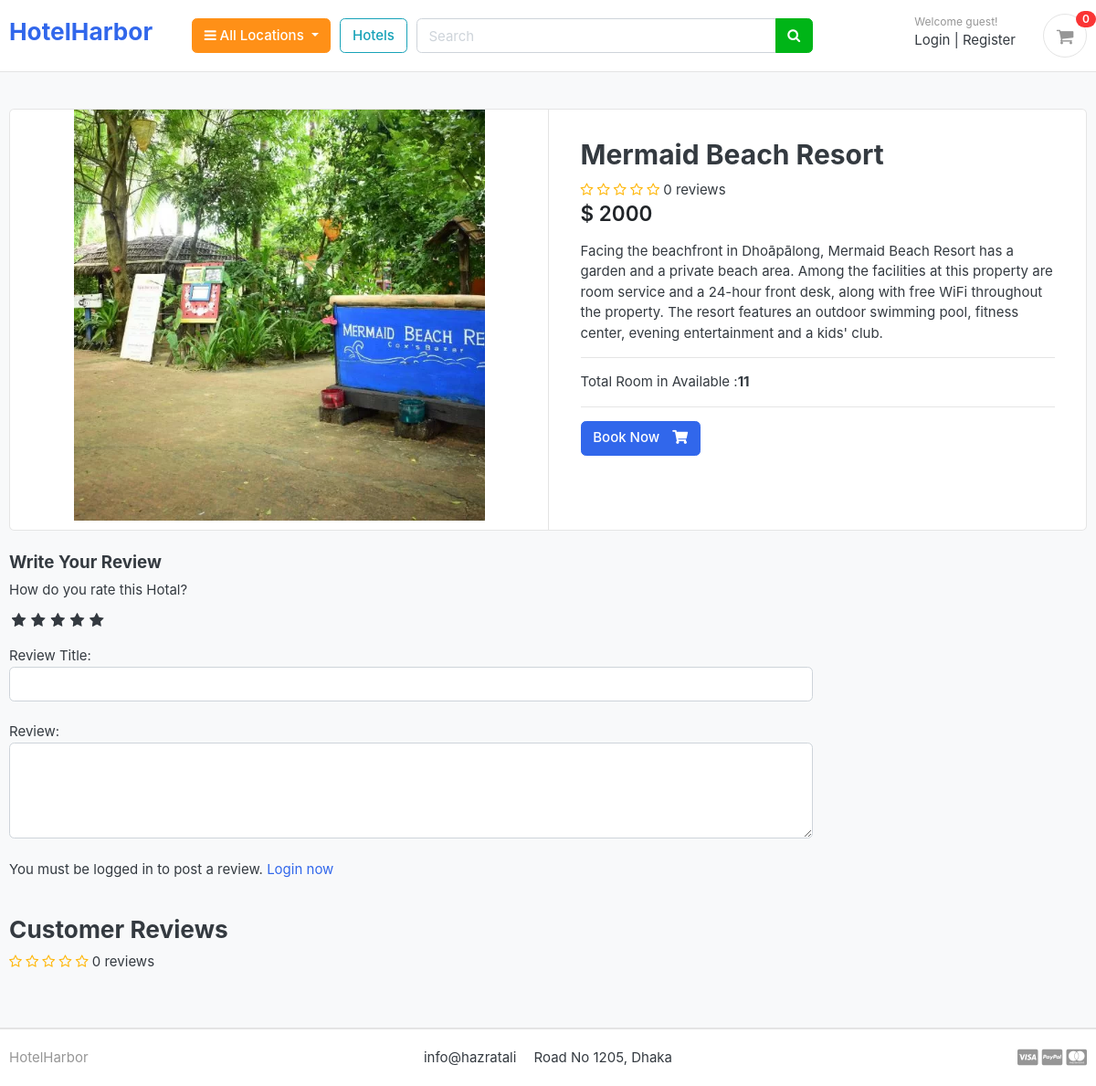
The page /store/category/pechardwip/mermaid-beach-resort/ on the database as committed earlier.
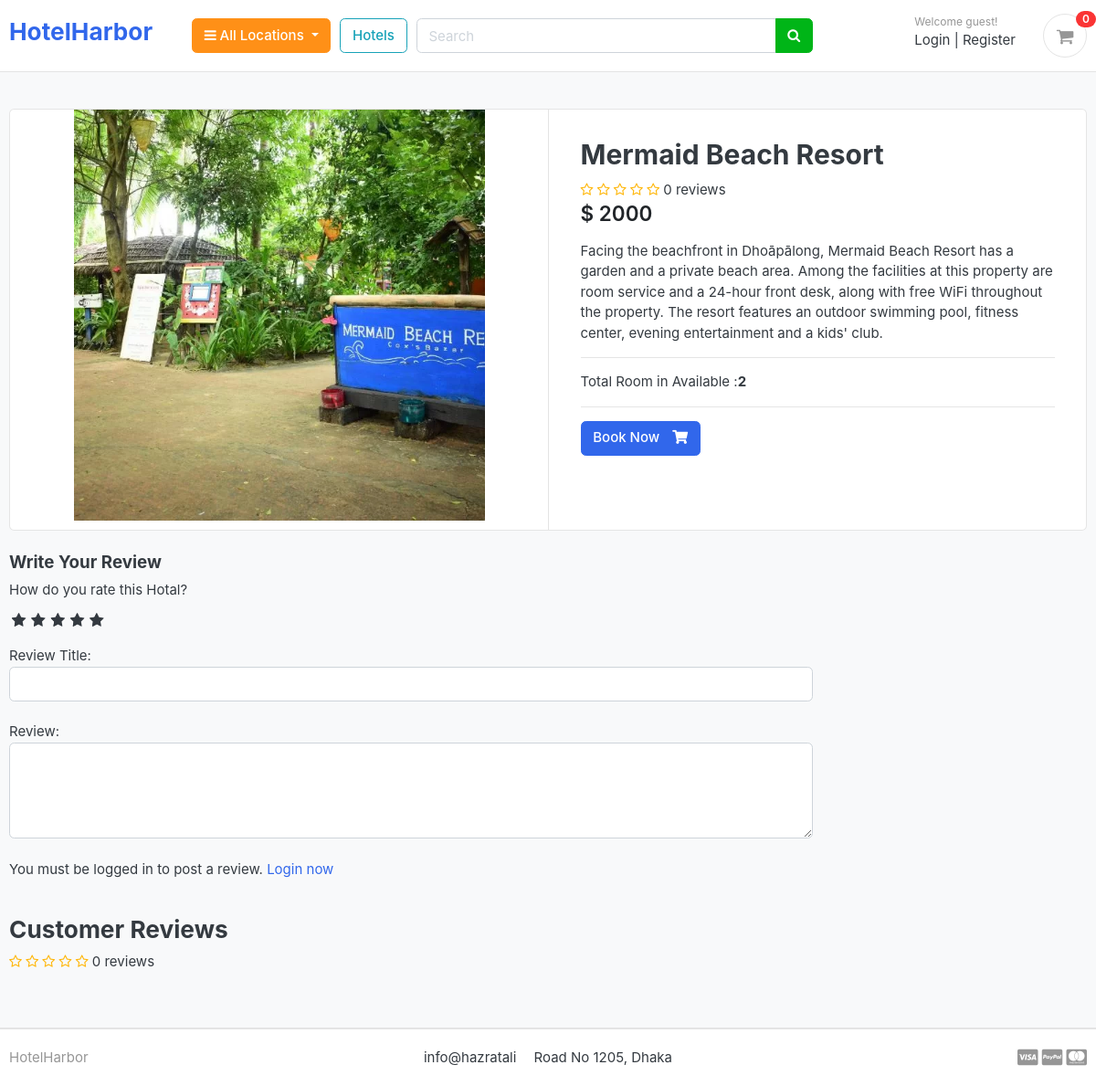
The same page on the database as committed later.
### store/models.py (models this page shows, shortened)
class Product(models.Model):
    product_name    = models.CharField(max_length=200, unique=True)
    slug            = models.SlugField(max_length=200, unique=True)
    description     = models.TextField(max_length=500, blank=True)
    price           = models.IntegerField()
    images          = models.ImageField(upload_to='photos/products')
    stock           = models.IntegerField()
    is_available    = models.BooleanField(default=True)
    category        = models.ForeignKey(Category, on_delete=models.CASCADE)
    created_date    = models.DateTimeField(auto_now_add=True)
    modified_date   = models.DateTimeField(auto_now=True)
    def averageReview(self):
        reviews = ReviewRating.objects.filter(product=self, status=True).aggregate(average=Avg('rating'))
        avg = 0
        if reviews['average'] is not None:
            avg = float(reviews['average'])
        return avg
    def countReview(self):
        reviews = ReviewRating.objects.filter(product=self, status=True).aggregate(count=Count('id'))
        count = 0
        if reviews['count'] is not None:
            count = int(reviews['count'])
        return count

### store/views.py (the view)
# urls.py: path('category/<slug:category_slug>/<slug:product_slug>/', views.product_detail, name='product_detail'),
def product_detail(request, category_slug, product_slug):
    try:
        single_product = Product.objects.get(category__slug=category_slug, slug=product_slug)
        in_cart = CartItem.objects.filter(cart__cart_id=_cart_id(request), product=single_product).exists()
    except Exception as e:
        raise e
    if request.user.is_authenticated:
        try:
            orderproduct = OrderProduct.objects.filter(user=request.user, product_id=single_product.id).exists()
        except OrderProduct.DoesNotExist:
            orderproduct = None
    else:
        orderproduct = None
    reviews = ReviewRating.objects.filter(product_id=single_product.id, status=True)
    context = {
        'single_product': single_product,
        'in_cart'       : in_cart,
        'orderproduct': orderproduct,
        'reviews': reviews,
    }
    return render(request, 'store/product_details.html', context)

### cart/context_processors.py (called while the page is built)
def counter(request):
    cart_count = 0
    if 'admin' in request.path:
        return {}
    else:
        try:
            cart = Cart.objects.filter(cart_id=_cart_id(request))
            if request.user.is_authenticated:
                cart_items = CartItem.objects.all().filter(user=request.user)
            else:
                cart_items = CartItem.objects.all().filter(cart=cart[:1])
            for cart_item in cart_items:
                cart_count += cart_item.quantity
        except Cart.DoesNotExist:
            cart_count = 0
    return dict(cart_count=cart_count)

### cart/views.py (called while the page is built)
def _cart_id(request):
    cart = request.session.session_key
    if not cart:
        cart = request.session.create()
    return cart

### category/context_processors.py (called while the page is built)
def menu_links(request):
    links = Category.objects.all()
    return dict(links=links)

### category/models.py (called while the page is built)
    def get_url(self):
        return reverse('products_by_category', args=[self.slug])

### store/templates/store/product_details.html (shortened to what this page needs)
{% extends 'base.html' %} {% load static %} {% block content %}
<section class="section-content padding-y bg">
  <div class="container">
    <div class="card">
      <div class="row no-gutters">
        <aside class="col-md-6">
          <article class="gallery-wrap">
            <div class="img-big-wrap">
              <a href="#"><img src="{{ single_product.images.url }}" /></a>
            </div>
          </article>
        </aside>
        <main class="col-md-6 border-left">
          <form action="{% url 'add_cart' single_product.id %}" method="POST">
            <article class="content-body">
              <h2 class="title">{{ single_product.product_name }}</h2>
              <div class="rating-star">
                <span>
                  <i
                    class="fa fa-star{% if single_product.averageReview < 0.5 %}-o{% elif single_product.averageReview >= 0.5 and single_product.averageReview < 1 %}-half-o {% endif %}"
                    aria-hidden="true"
                  ></i>
                  <i
                    class="fa fa-star{% if single_product.averageReview < 1.5 %}-o{% elif single_product.averageReview >= 1.5 and single_product.averageReview < 2 %}-half-o {% endif %}"
                    aria-hidden="true"
                  ></i>
                  <i
                    class="fa fa-star{% if single_product.averageReview < 2.5 %}-o{% elif single_product.averageReview >= 2.5 and single_product.averageReview < 3 %}-half-o {% endif %}"
                    aria-hidden="true"
                  ></i>
                  <i
                    class="fa fa-star{% if single_product.averageReview < 3.5 %}-o{% elif single_product.averageReview >= 3.5 and single_product.averageReview < 4 %}-half-o {% endif %}"
                    aria-hidden="true"
                  ></i>
                  <i
                    class="fa fa-star{% if single_product.averageReview < 4.5 %}-o{% elif single_product.averageReview >= 4.5 and single_product.averageReview < 5 %}-half-o {% endif %}"
                    aria-hidden="true"
                  ></i>
                  <span>{{single_product.countReview}} reviews</span>
                </span>
              </div>
              <div class="mb-3">
                <var class="price h4">$ {{single_product.price}}</var>
              </div>
              <p>{{ single_product.description }}</p>
              <hr />
              <p>Total Room in Available :<b>{{ single_product.stock }}</b></p>
              <hr />
              {% if single_product.stock <= 0 %}
              <h5 class="text-danger">Not Available</h5>
              {% elif in_cart %}
              <p>Hotel Already added to cart</p>
                <a class="btn btn-warning" href="{% url 'cart'%}">
                <span class="text">View Cart</span>
                <i class="fas fa-shopping-cart"></i>
              </a>
              {% else %}
              <button type="submit" class="btn btn-primary">
                <span class="text">Book Now</span>
                <i class="fas fa-shopping-cart"></i>
              </button>
              {% endif %}
            </article>
          </form>
        </main>
      </div>
    </div>
    <br />
    <div class="row">
      <div class="col-md-9">
        <form
          action="{% url 'submit_review' single_product.id %}"
          method="POST"
        >
          <h5>Write Your Review</h5>
          <div>
            <label>How do you rate this Hotal?</label>
            <br />
            <div class="rate">
              /><label for="rating10" title="5"></label>
              /><label for="rating8" title="4"></label>
              /><label for="rating6" title="3"></label>
              /><label for="rating4" title="2"></label>
              /><label for="rating2" title="1"></label>
            </div>
            <br />
            Review Title:
            <input type="text" class="form-control" name="subject" />
            <br />
            Review:
            <textarea name="review" rows="4" class="form-control"></textarea>
            <br />
            {% if user.is_authenticated %} {% if orderproduct %}
            <input
              type="submit"
              value="Submit Review"
              class="btn btn-primary"
            />
            {% else %}
            <p>You must purchase this room to post a review.</p>
            {% endif %} {% else %}
            <p>
              You must be logged in to post a review.
              <span><a href="{% url 'login' %}">Login now</a></span>
            </p>
            {% endif %}
          </div>
        </form>
        <br />
        <header class="section-heading">
          <h3>Customer Reviews</h3>
          <div class="rating-star">
            <span>
              <i
                class="fa fa-star{% if single_product.averageReview < 0.5 %}-o{% elif single_product.averageReview >= 0.5 and single_product.averageReview < 1 %}-half-o {% endif %}"
                aria-hidden="true"
              ></i>
              <i
                class="fa fa-star{% if single_product.averageReview < 1.5 %}-o{% elif single_product.averageReview >= 1.5 and single_product.averageReview < 2 %}-half-o {% endif %}"
                aria-hidden="true"
              ></i>
              <i
                class="fa fa-star{% if single_product.averageReview < 2.5 %}-o{% elif single_product.averageReview >= 2.5 and single_product.averageReview < 3 %}-half-o {% endif %}"
                aria-hidden="true"
              ></i>
              <i
                class="fa fa-star{% if single_product.averageReview < 3.5 %}-o{% elif single_product.averageReview >= 3.5 and single_product.averageReview < 4 %}-half-o {% endif %}"
                aria-hidden="true"
              ></i>
              <i
                class="fa fa-star{% if single_product.averageReview < 4.5 %}-o{% elif single_product.averageReview >= 4.5 and single_product.averageReview < 5 %}-half-o {% endif %}"
                aria-hidden="true"
              ></i>
              <span>{{single_product.countReview}} reviews</span>
            </span>
          </div>
        </header>
      </div>
    </div>
  </div>
</section>
{% endblock %}

### templates/base.html (shortened to what this page needs)
{% load static %}
<!DOCTYPE HTML>
<html lang="en">
<head>
<link href="{% static 'css/bootstrap.css' %}" rel="stylesheet" type="text/css"/>
<link href="{% static 'fonts/fontawesome/css/all.min.css' %}" type="text/css" rel="stylesheet">
<link href="{% static 'css/ui.css' %}" rel="stylesheet" type="text/css"/>
<link href="{% static 'css/responsive.css' %}" rel="stylesheet" media="only screen and (max-width: 1200px)" />
<link href="{% static 'css/custom.css' %}" rel="stylesheet" type="text/css"/>
<link rel="stylesheet" href="https://cdnjs.cloudflare.com/ajax/libs/font-awesome/4.7.0/css/font-awesome.min.css">
</head>
<body>
  {% include 'includes/navbar.html' %}
  {% block content %}{% endblock %}
{% include 'includes/footer.html' %}

### templates/includes/navbar.html (shortened to what this page needs)
{% load static %}
<header class="section-header">
  <section class="header-main border-bottom">
    <div class="container">
      <div class="row align-items-center">
        <div class="col-lg-2 col-md-3 col-6">
          <a href="{% url 'home' %}" class="brand-wrap">
            <h3>HotelHarbor</h3>
          </a>
        </div>
        <div class="col-lg col-sm col-md col-6 flex-grow-0">
          <div class="category-wrap dropdown d-inline-block float-right">
            <button
              type="button"
              class="btn btn-warning dropdown-toggle"
              data-toggle="dropdown"
            >
              <i class="fa fa-bars"></i> All Locations
            </button>
          </div>
        </div>
        <a href="{% url 'store' %}" class="btn btn-outline-info">Hotels</a>
        <div class="col-lg col-md-6 col-sm-12 col">
          <form action="{% url 'search' %}" class="search" method="GET">
            <div class="input-group w-100">
              <input
                type="text"
                class="form-control"
                style="width: 60%"
                placeholder="Search"
                name="keyword"
              />
              <div class="input-group-append">
                <button class="btn btn-success" type="submit">
                  <i class="fa fa-search"></i>
                </button>
              </div>
            </div>
          </form>
        </div>
        <div class="col-lg-3 col-sm-6 col-8 order-2 order-lg-3">
          <div class="d-flex justify-content-end mb-3 mb-lg-0">
            {% if user.id is None %}
            <div class="widget-header">
              <small class="title text-muted">Welcome guest!</small>
              <div>
                <a href="{% url 'login' %}">Login</a>
                <span class="dark-transp"> | </span>
                <a href="{% url 'register' %}"> Register</a>
              </div>
            </div>
            {% endif %}
            <a href="{% url 'cart' %}" class="widget-header pl-3 ml-3">
              <div class="icon icon-sm rounded-circle border">
                <i class="fa fa-shopping-cart"></i>
              </div>
              <span class="badge badge-pill badge-danger notify"
                >{{cart_count}}</span
              >
            </a>
          </div>
        </div>
      </div>
    </div>
  </section>
</header>

### templates/includes/footer.html
<footer class="section-footer border-top">
	<div class="container">
		<section class="footer-bottom border-top row">
			<div class="col-md-2">
				<p class="text-muted">HotelHarbor</p>
			</div>
			<div class="col-md-8 text-md-center">
				<span  class="px-2">info@hazratali</span>
				<span  class="px-2">Road No 1205, Dhaka</span>
			</div>
			<div class="col-md-2 text-md-right text-muted">
				<i class="fab fa-lg fa-cc-visa"></i>
				<i class="fab fa-lg fa-cc-paypal"></i>
				<i class="fab fa-lg fa-cc-mastercard"></i>
			</div>
		</section>
	</div>
</footer>

### static/css/ui.css (style rules this page uses)
html { font-family: "Inter", sans-serif; font-size: 15px; }
.content-body { flex: 1 1 auto; padding: 2rem 2.3rem; }
.icon-xs, .icon-sm, .icon-md, .icon-lg { display: inline-block; text-align: center; flex-shrink: 0; flex-grow: 0; }
.icon-sm { width: 48px; height: 48px; line-height: 48px !important; font-size: 20px; }
.padding-y { padding-top: 40px; padding-bottom: 40px; }
var { font-style: normal; }
article:after, .form-group:after { display: block; clear: both; content: ""; }
.bg { background-color: #f8f9fa; }
.section-heading { margin-bottom: 20px; margin-top: 15px; }
p:last-child { margin-bottom: 0; }
.header-main { position: relative; padding-top: 1rem; padding-bottom: 1rem; }
.widget-header { display: inline-block; vertical-align: middle; position: relative; }
.widget-header a { color: #343a40; }
.widget-header i { color: #969696; }
.widget-header .title { display: block; }
.widget-header .notify { position: absolute; top: -3px; right: -10px; }
.footer-bottom { padding-top: 20px; padding-bottom: 20px; }
.btn .text + i { margin-left: 10px; }
.notify { position: absolute; top: -4px; right: -10px; display: inline-block; padding: 0.25em 0.6em; font-size: 12px; line-height: 1; text-align: center; border-radius: 3rem; color: #fff; background-color: #fa3434; }
.price { font-weight: 600; color: #212529; }
.gallery-wrap .img-big-wrap { margin-bottom: 10px; border-radius: 0.37rem; overflow: hidden; background-color: #fff; }
.gallery-wrap .img-big-wrap a { text-align: center; display: block; }
.gallery-wrap .img-big-wrap img { height: 450px; width: auto; display: inline-block; }

### static/css/custom.css (style rules this page uses)
.rate { display: inline-block;; border: 0; }
.rate > label { float: right; }
.rate > label:before { display: inline-block; font-size: 1.1rem; font-family: FontAwesome; content: "\f005"; margin:0; padding:0.3rem .2rem; cursor: pointer; }
.rating-star i { color: #ffb503 !important; }

Rows that differ between the two databases and show on the page:
changed Product "Mermaid Beach Resort": stock "11" → "2"
